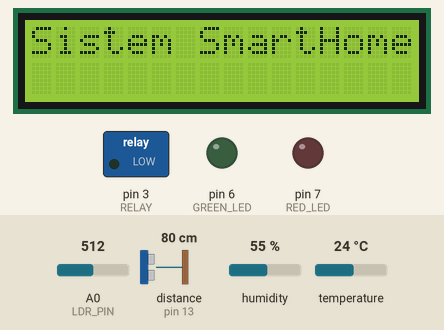
A sketch run on a simulated Arduino Uno, built with avr-gcc and run on an emulated ATmega328P. Parts: 16×2 character LCD, switched loads named in the sketch (green lamp = pin HIGH), output pins drawn as LEDs (lit = HIGH). Wiring (inferred from the names in the program): ultrasonic range finder: trigger pin 12; echo pin 13. Dashed ring = blinking. The test bench sets the inputs (shaded band); at power-on: distance to the obstacle (sensor on pin 13) 80 cm, temperature 24 °C, A0 (LDR_PIN) = 512, humidity 55 %. The echo pulse lasts 58.3 µs per cm; pins used as bus, display or sensor lines are not drawn.

Above: at 0.1 s.
3.3 s: distance to the obstacle (sensor on pin 13) set to 22 cm
4.8 s: distance to the obstacle (sensor on pin 13) set to 18 cm
At 6.3 s:
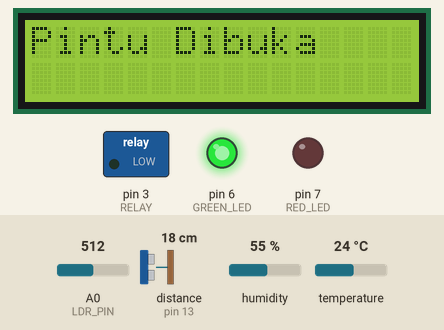
10.8 s: temperature set to 29.6 °C
15.9 s: temperature set to 30.6 °C
At 20.7 s:
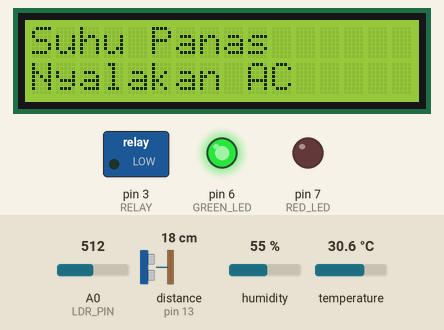
21.9 s: A0 (LDR_PIN) set to 483
At 25.1 s:
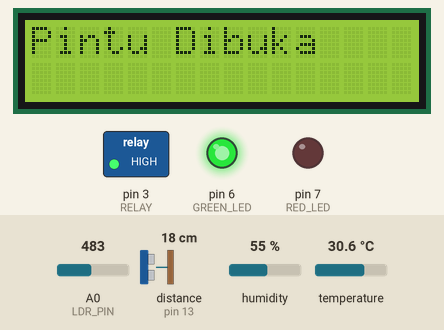
27.9 s: distance to the obstacle (sensor on pin 13) set to 35 cm
At 30.1 s:
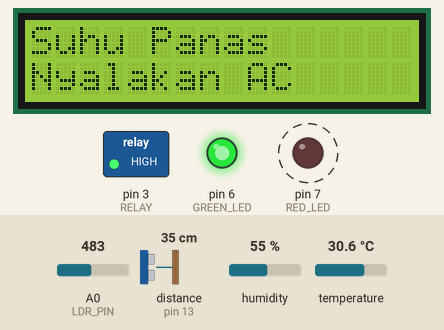
Timing chart, 0 to 34.2 s (numbered marks = the images above; inputs shaded):
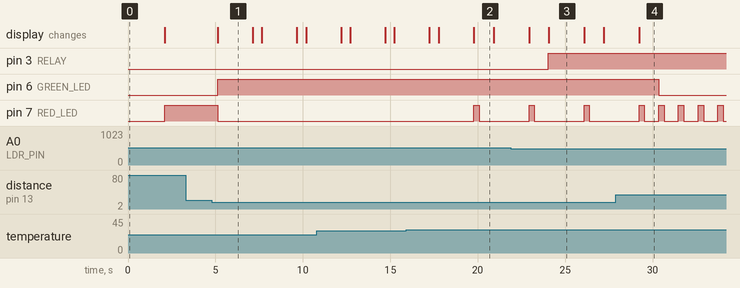

The sketch:

SmartHome.ino
```cpp
#include <Wire.h>
#include <LiquidCrystal_I2C.h>
#include <DHT.h>

// ========================
// KONFIGURASI PIN
// ========================
#define DHTPIN 11
#define DHTTYPE DHT22
#define LDR_PIN A0
#define RELAY 3

#define TRIG_PIN 12
#define ECHO_PIN 13

#define RED_LED 7
#define GREEN_LED 6

DHT dht(DHTPIN, DHTTYPE);
LiquidCrystal_I2C lcd(0x27, 16, 2);

// ========================
// SETUP
// ========================
void setup() {
  Serial.begin(9600);

  pinMode(LDR_PIN, INPUT);
  pinMode(TRIG_PIN, OUTPUT);
  pinMode(ECHO_PIN, INPUT);

  pinMode(RELAY, OUTPUT);

  pinMode(RED_LED, OUTPUT);
  pinMode(GREEN_LED, OUTPUT);

  dht.begin();
  lcd.begin(16,2);
  lcd.backlight();

  lcd.clear();
  lcd.setCursor(0, 0);
  lcd.print("Sistem SmartHome");
  delay(2000);
  lcd.clear();
}

// ========================
// LOOP UTAMA
// ========================
void loop() {
  int ldrValue = analogRead(LDR_PIN);
  float suhu = dht.readTemperature();

  // =============== 1. KONDISI RUANGAN GELAP ===============
  if (ldrValue < 500) {
    // digitalWrite(RED_LED, HIGH);
    // digitalWrite(GREEN_LED, HIGH); // Lampu nyala
    digitalWrite(RELAY, HIGH);

  } else {
    // digitalWrite(RED_LED, LOW);
    // digitalWrite(GREEN_LED, LOW);  // Lampu mati
  }

  // =============== 2. KONDISI ORANG MENDEKATI PINTU ===============
  long durasi, jarak;
  digitalWrite(TRIG_PIN, LOW);
  delayMicroseconds(2);
  digitalWrite(TRIG_PIN, HIGH);
  delayMicroseconds(10);
  digitalWrite(TRIG_PIN, LOW);
  durasi = pulseIn(ECHO_PIN, HIGH);
  jarak = durasi * 0.034 / 2; // dalam cm

  if (jarak > 0 && jarak < 20) {  // orang terdeteksi di depan pintu
    digitalWrite(RED_LED, LOW);
    digitalWrite(GREEN_LED, HIGH);

    lcd.clear();
    lcd.setCursor(0, 0);
    lcd.print("Pintu Dibuka");
    delay(2000);
    lcd.clear();
  } else {
    digitalWrite(GREEN_LED, LOW);
    digitalWrite(RED_LED, HIGH);
  }
// NO = kabel merah water pump
// COM = VCC arduino uno / daya eksternal
// kabel hitam water pump -> GND Arduino uno

  // =============== 3. KONDISI SUHU PANAS ===============
  if (suhu > 30.0) {
    lcd.clear();
    lcd.setCursor(0, 0);
    lcd.print("Suhu Panas");
    lcd.setCursor(0, 1);
    lcd.print("Nyalakan AC");

    // LED merah kedap-kedip
    digitalWrite(RED_LED, HIGH);
    delay(300);
    digitalWrite(RED_LED, LOW);
    delay(300);
  }

  delay(500); // jeda baca sensor
}
```

Measured:
- the behaviour switches between 21 and 20 cm on distance to the obstacle (sensor on pin 13) (found by bisection; images 0 and 1)
- the behaviour switches between 30 and 30.1 °C on temperature (found by bisection; images 1 and 2)
- the behaviour switches between 500 and 499 on A0 (LDR_PIN) (found by bisection; images 2 and 3)
- after the input at 3.3 s, every drawn part: stays the same
- after the input at 4.8 s, pin 6 (GREEN_LED): LOW → HIGH after 0.32 s; pin 7 (RED_LED): HIGH → LOW after 0.32 s; the display: changes after 0.33 s (image 1)
- after the input at 15.9 s, pin 7 (RED_LED): LOW → HIGH after 3.9 s, → LOW 0.30 s later; the display: first differs from a run without the input after 3.9 s (image 2)
- after the input at 21.9 s, pin 3 (RELAY): LOW → HIGH after 2.1 s
- after the input at 27.9 s, pin 6 (GREEN_LED): HIGH → LOW after 2.4 s; pin 7 (RED_LED): alternates HIGH for 0.32 s and LOW for 0.80 s, starting after 2.4 s
